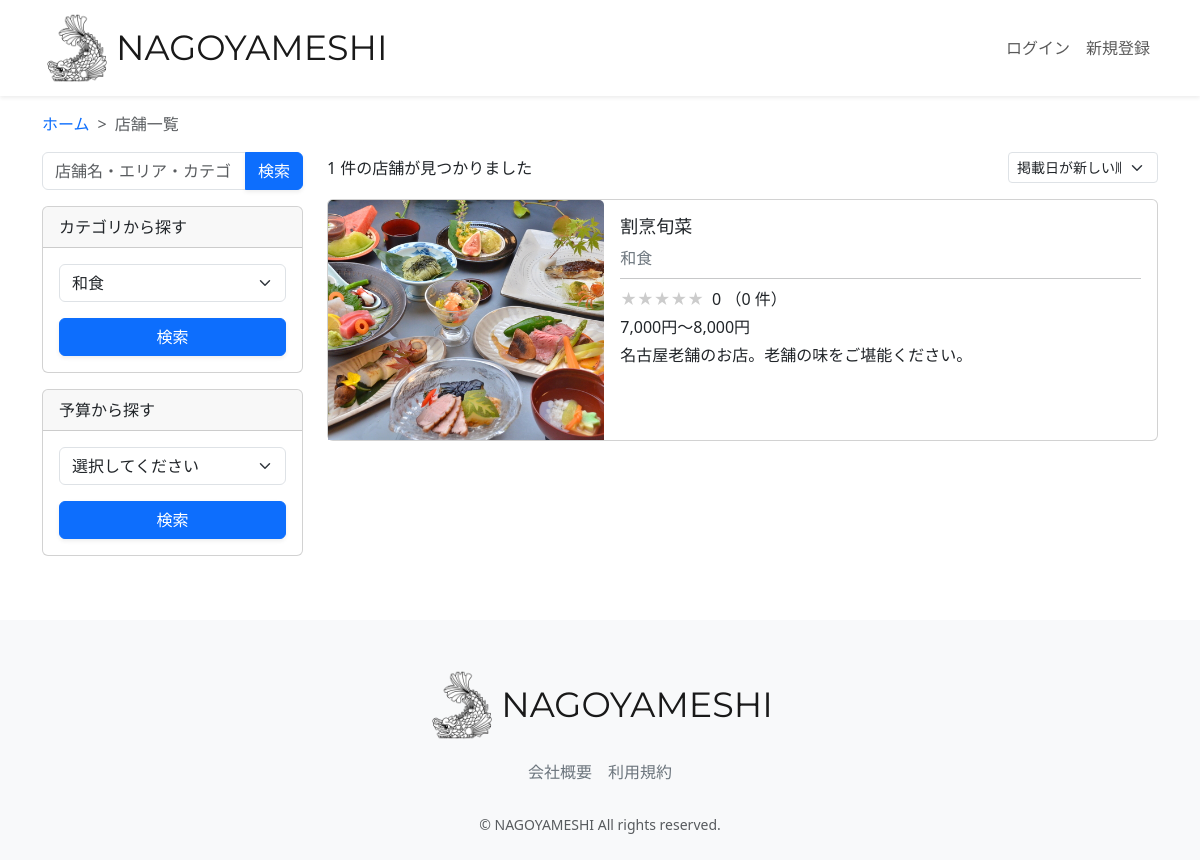
Page /restaurant-list/?category=和食&button_type=category on the committed database.
### restaurant/models.py (models this page shows, shortened)
class Restaurant(models.Model):
    name = models.CharField(verbose_name="店舗名", max_length=64)
    description = models.CharField(verbose_name="説明", max_length=128)
    price = models.CharField(verbose_name="価格帯", max_length=32)
    zip_code = models.CharField(verbose_name="郵便番号", max_length=32)
    address = models.CharField(verbose_name="住所", max_length=128)
    business_time = models.CharField(verbose_name="営業時間", max_length=64)
    close_day_of_week = models.CharField(verbose_name="定休日", max_length=32)
    seats_number = models.CharField(verbose_name="座席数", max_length=32)
    category = models.ForeignKey(
        Category, verbose_name="カテゴリー", on_delete=models.PROTECT
    )
    rate = models.FloatField(verbose_name="レート", default=0.0)
    review_num = models.IntegerField(verbose_name="レビュー数", default=0)
    reservation_num = models.IntegerField(verbose_name="予約数", default=0)
    photo = models.ImageField(verbose_name="写真", blank=True, null=True)
    created_at = models.DateTimeField(verbose_name="作成日時", auto_now_add=True)
    updated_at = models.DateTimeField(verbose_name="更新日時", auto_now=True)
    class Meta:
        verbose_name = '店舗一覧'
        verbose_name_plural = "店舗一覧"

class Category(models.Model):
    name = models.CharField(verbose_name="カテゴリー名", max_length=64)
    photo = models.ImageField(verbose_name="写真", blank=True, null=True)
    class Meta:
        verbose_name = 'カテゴリー一覧'
        verbose_name_plural = "テゴリー一覧"
    def __str__(self):
        return self.name

### restaurant/views.py (the view, shortened to what this page needs)
class RestaurantListView(generic.ListView):
    template_name = "restaurant_list.html"
    model = models.Restaurant
    def get_context_data(self, **kwargs):
        context = super(RestaurantListView, self).get_context_data(**kwargs)
        keyword = self.request.GET.get("keyword")
        category = self.request.GET.get("category")
        price = self.request.GET.get("price")
        select_sort = self.request.GET.get("select_sort")
        button_type = self.request.GET.get("button_type")
        keyword = keyword if keyword is not None else ""
        category = category if category is not None else ""
        price = price if price is not None else "0"
        select_sort = select_sort if select_sort is not None else "-created_at"
        self.request.session["select_sort"] = select_sort
        if button_type == "keyword":
            self.request.session["keyword_session"] = keyword
            self.request.session["category_session"] = ""
            self.request.session["price_session"] = "0"
        if button_type == "category":
            self.request.session["category_session"] = category
            self.request.session["keyword_session"] = ""
            self.request.session["price_session"] = "0"
        if button_type == "price":
            self.request.session["price_session"] = price
            self.request.session["keyword_session"] = ""
            self.request.session["category_session"] = ""
        if button_type == "select_sort":
            self.request.session["select_sort"] = select_sort
        keyword_session = self.request.session.get("keyword_session")
        category_session = self.request.session.get("category_session")
        price_session = self.request.session.get("price_session")
        select_sort_session = self.request.session.get("select_sort")
        restaurant_list = models.Restaurant.objects.filter(
            Q(name__icontains=keyword_session)
            | Q(address__icontains=keyword_session)
            | Q(category__name__icontains=keyword_session)
        )
        restaurant_list = restaurant_list.filter(
            category__name__icontains=category_session
        )
        restaurant_list = restaurant_list.order_by(select_sort_session)
        category_list = models.Category.objects.all()
        average_rate_list = []
        average_rate_star_list = []
        rate_num_list = []
        for restaurant in restaurant_list:
            average_rate = models.Review.objects.filter(
                restaurant=restaurant
            ).aggregate(Avg("rate"))
            average_rate = (
                average_rate["rate__avg"]
                if average_rate["rate__avg"] is not None
                else 0
            )
            average_rate_list.append(round(average_rate, 2))
            if average_rate % 1 == 0:
                average_rate = int(average_rate)
            else:
                average_rate = round(average_rate * 2) / 2
            average_rate_star_list.append(average_rate)
            rate_num = models.Review.objects.filter(restaurant=restaurant).count()
            rate_num_list.append(rate_num)
        context.update(
            {
                "category_list": category_list,
                "keyword_session": keyword_session,
                "category_session": category_session,
                "price_session": price_session,
                "select_sort_session": select_sort_session,
                "restaurant_list": zip(
                    restaurant_list,
                    average_rate_list,
                    average_rate_star_list,
                    rate_num_list,
                ),
                "restaurant_num": len(restaurant_list)
            }
        )
        return context

### restaurant/templates/restaurant/restaurant_list.html (shortened to what this page needs)
{% extends "layout/base.html" %}
{% load static %}
{% block content %}
<main>
  <div class="container nagoyameshi-container pb-5">
    <div class="row justify-content-center">
      <nav class="my-3" style="--bs-breadcrumb-divider: '>';" aria-label="breadcrumb">
        <ol class="breadcrumb mb-0">
          <li class="breadcrumb-item"><a href="{% url 'top_page' %}">ホーム</a></li>
          <li class="breadcrumb-item active" aria-current="page">店舗一覧</li>
        </ol>
      </nav>
      <div class="col-xl-3 col-lg-4 col-md-12">
        <form method="GET" class="w-100 mb-3">
          <div class="input-group">
            <input type="text" class="form-control" placeholder="店舗名・エリア・カテゴリ" name="keyword" value={% if keyword_session %}{{keyword_session }}{% else %}""{% endif %}>
            <button type="submit" class="btn btn-primary text-white shadow-sm">検索</button>
          </div>
        </form>
        <div class="card mb-3">
          <div class="card-header">カテゴリから探す</div>
          <div class="card-body">
            <form method="GET" class="w-100">
              <div class="form-group mb-3">
                <select class="form-control form-select" name="category" required>
                  {% for category in category_list %}
                  <option value="{{ category.name }}" {% if category_session == category.name %}selected{% endif %}>
                    {{ category.name }}
                  </option>
                  {% endfor %}
                </select>
              </div>
                <div class="form-group">
                  <button type="submit" class="btn btn-primary text-white shadow-sm w-100">検索</button>
                </div>
            </form>
          </div>
        </div>
        <div class="card mb-3">
          <div class="card-header">予算から探す</div>
          <div class="card-body">
            <form method="GET" class="w-100">
              <div class="form-group mb-3">
                <select class="form-control form-select" name="price" required>
                  <option value="">選択してください</option>
                </select>
              </div>
              <div class="form-group">
                <button type="submit" class="btn btn-primary text-white shadow-sm w-100">検索</button>
              </div>
            </form>
          </div>
        </div>
      </div>
      <div class="col">
        <div class="d-flex justify-content-between flex-wrap">
          <p class="fs-5 mb-3">
            <span class="fs-6">
              {{ restaurant_num }} 件の店舗が見つかりました
            </span>
          </p>
          <form method="GET" class="mb-3 sort-box">
            <select class="form-select form-select-sm" name="select_sort" aria-label=".form-select-sm example" onChange="this.form.submit();">
              <option value="-created_at" {% if select_sort_session == "-created_at" %}selected{% endif %}>掲載日が新しい順</option>
            </select>
          </form>
        </div>
        {% for restaurant,rate,rate_star,rate_num in restaurant_list %}
        <div class="mb-3">
          <a href="{% url 'restaurant_detail' restaurant.id %}" class="link-dark card-link">
            <div class="card h-100">
              <div class="row g-0">
                <div class="col-md-4">
                  {% if restaurant.photo %}
                  <img src="{{ restaurant.photo.url }}" class="card-img-top horizontal-card-image">
                  {% endif %}
                </div>
                <div class="col-md-8">
                  <div class="card-body">
                    <h3 class="card-title">{{ restaurant.name }}</h3>
                    <div class="col d-flex text-secondary">
                      <div>
                        {{ restaurant.category }}
                      </div>
                    </div>
                    <hr class="my-2">
                    <p class="mb-1">
                      <span class="star-rating me-1" data-rate="{{ rate_star }}"></span>
                      {{ rate }} （{{ rate_num }}
                      件）
                    </p>
                    <div class="mb-1">
                      <span>{{ restaurant.price }}</span>
                    </div>
                    <p class="card-text">{{ restaurant.description }}</p>
                  </div>
                </div>
              </div>
            </div>
          </a>
        </div>
        {% endfor %}
      </div>
    </div>
  </div>
</main>
{% endblock %}

### static/css/nagoyameshi.css (style rules this page uses)
h3 { font-size: 1.125rem; }
a { text-decoration: none !important; }
.horizontal-card-image { width: 100%; height: 240px; object-fit: cover; }
.card-link { transition: 0.3s; }
.sort-box { width: 150px; }
.star-rating { position: relative; z-index: 0; display: inline-block; white-space: nowrap; color: #CCCCCC; }
.star-rating:before, .star-rating:after { content: '★★★★★'; }
.star-rating:after { position: absolute; z-index: 1; top: 0; left: 0; overflow: hidden; white-space: nowrap; color: #F29F05; }
.star-rating[data-rate="0"]:after { width: 0%; }

### rows in the picture
Restaurant: photo (picture), name "割烹旬菜", category "和食", rate "0", rate_num "0", price "7,000円～8,000円", description "名古屋老舗のお店。老舗の味をご堪能ください。"

### other values in the picture
{{ restaurant_num }} "1"
form field category "和食"
